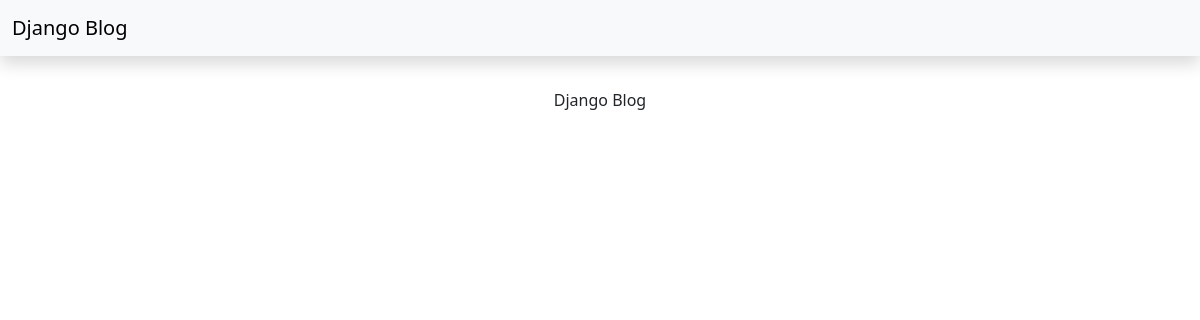
The app's page /, older data.
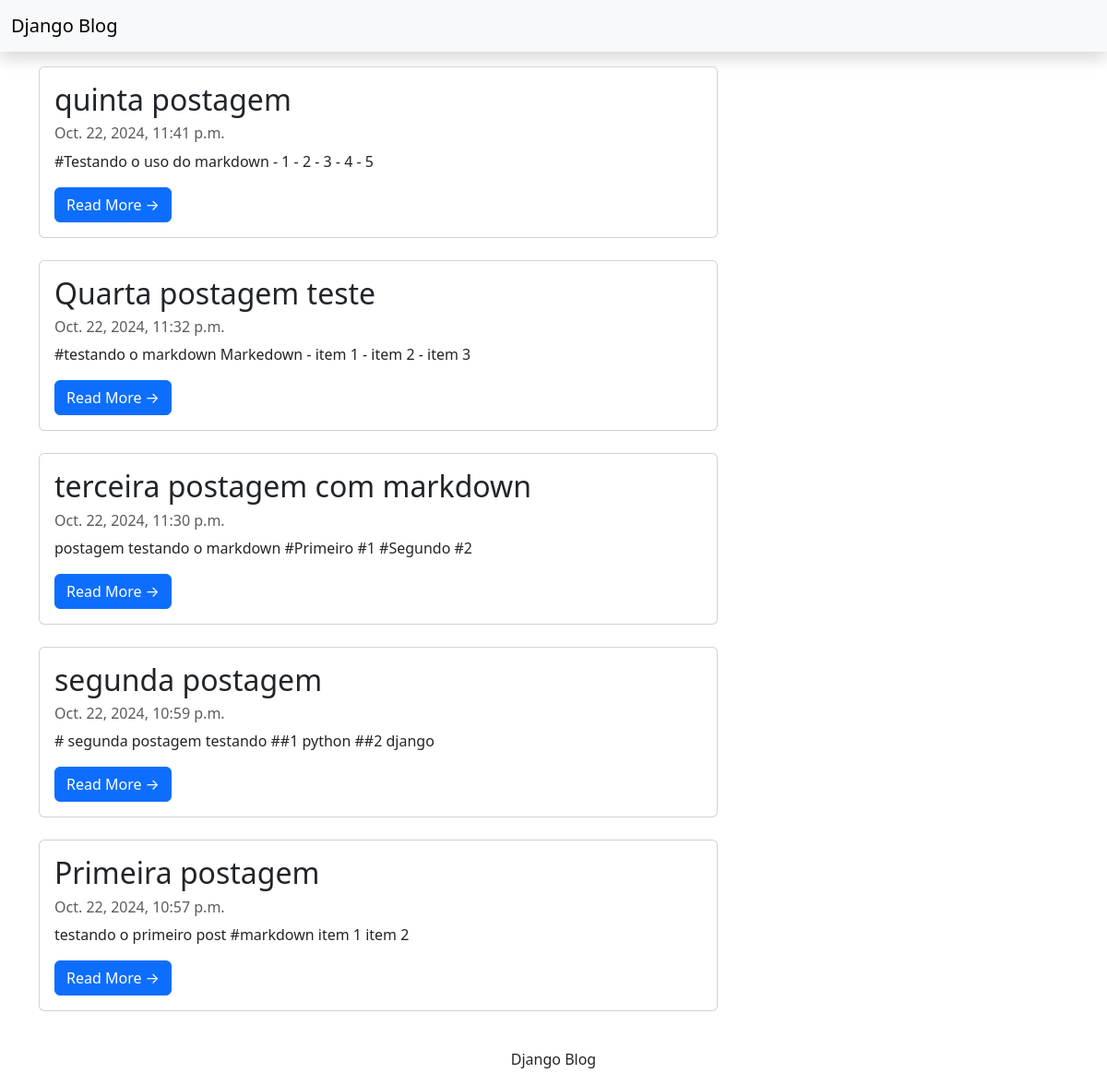
The same page, newer data.
### blog/models.py (models this page shows, shortened)
class Post(models.Model):
    title = models.CharField(max_length=255)
    slug = models.SlugField(max_length=255, unique=True)
    content = models.TextField()
    published = models.BooleanField(default=True)
    date = models.DateTimeField(auto_now_add=True)
    class Meta:
        ordering = ["-date"]

### blog/views.py (the view)
# urls.py: path("", PostList.as_view(), name="index"),
class PostList(ListView):
    model = Post
    template_name = "index.html"
    queryset = Post.objects.filter(published=True)

### templates/index.html
{% extends "base.html" %}
{% block content %}
<div class="container">
    <div class="row">
        <div class="col-md-8 mt-3 left">
            {% for post in post_list %}
            <div class="card mb-4">
                <div class="card-body">
                    <h2 class="card-title">{{ post.title }}</h2>
                    <p class="card-text text-muted h6">{{ post.date}} </p>
                    <p class="car-text">{{post.content|slice:":200" }} </p>
                    <a href="{% url 'detail' post.slug %}" class="btn btn-primary">Read More &rarr;</a>
                </div>
            </div>
            {% endfor %}
        </div>
    </div>
</div>
{%endblock%}

Row changes from the older to the newer data that the page shows:
added Post: title "quinta postagem", date "Oct. 22, 2024, 11:41 p.m.", content "#Testando o uso do markdown - 1 - 2 - 3 - 4 - 5"
added Post: title "Quarta postagem teste", date "Oct. 22, 2024, 11:32 p.m.", content "#testando o markdown Markedown - item 1 - item 2 - item 3"
added Post: title "terceira postagem com markdown", date "Oct. 22, 2024, 11:30 p.m.", content "postagem testando o markdown #Primeiro #1 #Segundo #2"
added Post: title "segunda postagem", date "Oct. 22, 2024, 10:59 p.m.", content "# segunda postagem testando ##1 python ##2 django"
added Post: title "Primeira postagem", date "Oct. 22, 2024, 10:57 p.m.", content "testando o primeiro post #markdown item 1 item 2"
